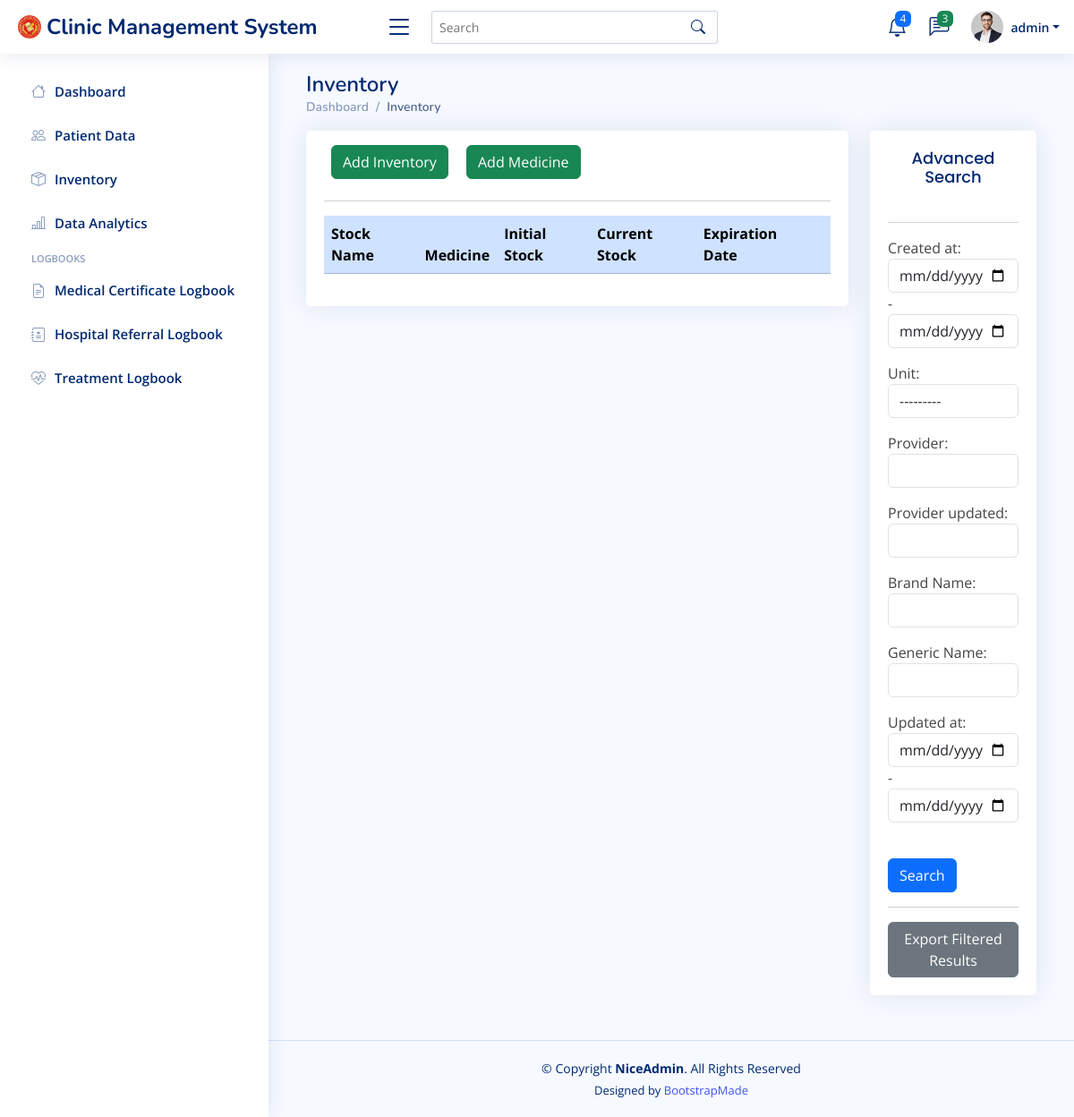
Page /inventorydata/ (signed in) on the earlier database version.
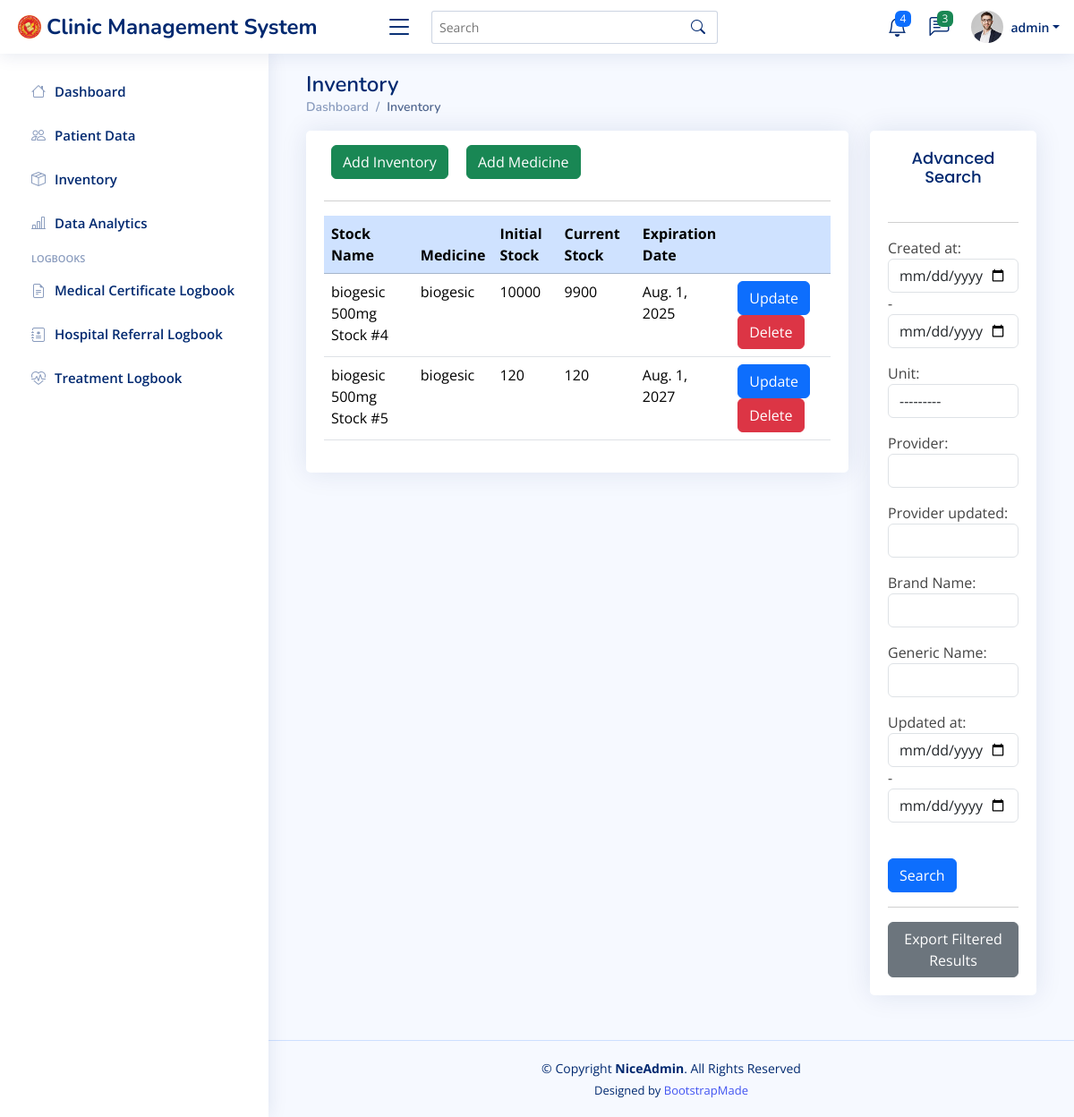
Same page on the later database version.
### cms/models.py (models this page shows, shortened)
class Stock(models.Model):
    created_at = models.DateTimeField(auto_now_add=True)
    updated_at = models.DateTimeField(auto_now=True)
    medicine = models.ForeignKey("Medicine", on_delete=models.RESTRICT)
    stock_quantity = models.PositiveIntegerField(default=0)
    choices = [
        ("box", "Box"),
        ("piece", "Piece"),
    ]
    unit = models.CharField(max_length=5, choices=choices)
    quantity_per_unit = models.PositiveIntegerField(default=1)
    expiration_date = models.DateField()
    initial_stocks = models.PositiveIntegerField(blank=True, null=True)
    current_stock = models.PositiveIntegerField(blank=True, null=True)
    provider = models.CharField(max_length=100, blank=True, null=True)
    provider_updated = models.CharField(max_length=100, blank=True)
    def __str__(self):
        return f'{self.medicine.brand_name} {self.medicine.dosage_strength} Stock #{self.id}'

class Medicine(models.Model):
    created_at = models.DateTimeField(auto_now_add=True)
    updated_at = models.DateTimeField(auto_now=True)
    brand_name = models.CharField(max_length=100)
    generic_name = models.CharField(max_length=100)
    dosage_form = models.CharField(max_length=100)
    dosage_strength = models.CharField(max_length=100)
    provider = models.CharField(max_length=100, blank=True, null=True)
    provider_updated = models.CharField(max_length=100, blank=True)

### cms/views.py (the view)
# urls.py: path('inventorydata/', views.inventorydata_view, name="Inventory Data"),
@login_required(login_url="Login")
def inventorydata_view(request):
    myFilter = InventoryFilter(request.GET, queryset=Stock.objects.all())
    records = myFilter.qs
    context = {'records': records, 'myFilter': myFilter}
    return render(request, 'cms/inventory-data.html', context)

### cms/templates/cms/inventory-data.html (shortened to what this page needs)
{% extends "cms/base.html" %}
{% block content %}
<div class="container">
    <div class="pagetitle">
        <h1>Inventory</h1>
        <nav>
            <ol class="breadcrumb">
              <li class="breadcrumb-item"><a href="{% url 'Dashboard'%}">Dashboard</a></li>
              <li class="breadcrumb-item active">Inventory</li>
            </ol>
          </nav>
    </div>
    <div class="row">
        <div class="col-lg-9">
            <div class="card card-body">
                <div class="d-flexbox mt-2">
                    <a class="btn btn-success m-2 btn-block" href= {% url "Inventory Add" %}>
                        Add Inventory
                    <a class="btn btn-success m-2 btn-block" href= {% url "Medicine Data" %}>
                        Add Medicine
                </div>
                <hr>
                <div class="table-responsive">
                    <table class="table datatable">
                        <thead>
                            <tr>
                                <th class="table-primary">Stock Name</th>
                                <th class="table-primary">Medicine</th>
                                <th class="table-primary">Initial Stock</th>
                                <th class="table-primary">Current Stock</th>
                                <th class="table-primary">Expiration Date</th>
                                <th class="table-primary"></th>
                            </tr>
                        </thead>
                        <tbody>
                            {% for Stock in records %}
                            <tr>
                                <td>{{Stock}}</td>
                                <td>{{Stock.medicine.brand_name}}</td>
                                <td>{{Stock.initial_stocks}}</td>
                                <td>{{Stock.current_stock}}</td>
                                <td>{{Stock.expiration_date}}</td>
                                <td>
                                    <a href="{% url "Inventory Update" Stock.id %}"><button class="btn btn-primary" type="button">Update</button></a>
                                    <a href="{% url "Inventory Delete" Stock.id %}"><button class="btn btn-danger" type="button">Delete</button></a>
                                </td>
                            </tr>
                            {% endfor %}
                        </tbody>
                    </table>
                </div>
            </div>
        </div>
        <div class="col-lg-3">
            <div class="card card-body">
                <h2 class="card-title text-center">Advanced Search</h2>
                <hr>
                <div class="form-group">
                    <form method="GET">
                        {{myFilter.form.as_p}}
                        <br>
                        <input class="btn btn-primary btn-block" type="submit" value="Search">
                    </form>
                    <hr>
                    <form method="get" action="{% url 'Inventory Export' %}">
                        <button type="submit" class="btn btn-secondary">Export Filtered Results</button>
                    </form>
                </div>
            </div>
        </div>
    </div>
</div>
{% endblock content %}

### cms/templates/cms/base.html (shortened to what this page needs)
{% load static %}
<!DOCTYPE html>
<html lang="en">
<head>
  <link href="{% static "cms/assets/vendor/bootstrap/css/bootstrap.min.css" %}" rel="stylesheet">
  <link href="{% static "cms/assets/vendor/bootstrap-icons/bootstrap-icons.css" %}" rel="stylesheet">
  <link href="{% static "cms/assets/vendor/boxicons/css/boxicons.min.css" %}" rel="stylesheet">
  <link href="{% static "cms/assets/vendor/quill/quill.snow.css" %}" rel="stylesheet">
  <link href="{% static "cms/assets/vendor/quill/quill.bubble.css" %}" rel="stylesheet">
  <link href="{% static "cms/assets/vendor/remixicon/remixicon.css" %}s" rel="stylesheet">
  <link href="{% static "cms/assets/vendor/simple-datatables/style.css" %}" rel="stylesheet">
  <link href="{% static "cms/assets/css/style.css" %}" rel="stylesheet">
</head>
<body>
  <header id="header" class="header fixed-top d-flex align-items-center">
    <div class="d-flex align-items-center justify-content-between">
      <a href={% url 'Dashboard' %} class="logo d-flex align-items-center">
        <img src="{% static "cms/assets/img/dhvsu_logo.png" %}" alt="">
        <span class="d-none d-lg-block">Clinic Management System</span>
      </a>
      <i class="bi bi-list toggle-sidebar-btn"></i>
    </div>
    <div class="search-bar">
      <form class="search-form d-flex align-items-center" method="POST" action="#">
        <input type="text" name="query" placeholder="Search" title="Enter search keyword">
        <button type="submit" title="Search"><i class="bi bi-search"></i></button>
      </form>
    </div>
    <nav class="header-nav ms-auto">
      <ul class="d-flex align-items-center">
        <li class="nav-item dropdown">
          <a class="nav-link nav-icon" href="#" data-bs-toggle="dropdown">
            <i class="bi bi-bell"></i>
            <span class="badge bg-primary badge-number">4</span>
          </a>
        </li>
        <li class="nav-item dropdown">
          <a class="nav-link nav-icon" href="#" data-bs-toggle="dropdown">
            <i class="bi bi-chat-left-text"></i>
            <span class="badge bg-success badge-number">3</span>
          </a>
        </li>
        <li class="nav-item dropdown pe-3">
          <a class="nav-link nav-profile d-flex align-items-center pe-0" href="#" data-bs-toggle="dropdown">
            <img src="{% static "cms/assets/img/profile-img.jpg" %}" alt="Profile" class="rounded-circle">
            <span class="d-none d-md-block dropdown-toggle ps-2">{{ user.username }}</span>
          </a>
        </li>
      </ul>
    </nav>
  </header>
  <aside id="sidebar" class="sidebar">
    <ul class="sidebar-nav" id="sidebar-nav">
      <li class="nav-item">
        <a class="nav-link collapsed" href={% url "Dashboard" %}>
          <i class="bi bi-house"></i>
          <span>Dashboard</span>
      </li>
      <li class="nav-item">
        <a class="nav-link collapsed" href={% url "Patient Data" %}>
          <i class="bi bi-people"></i>
          <span>Patient Data</span>
      </li>
      <li class="nav-item">
        <a class="nav-link collapsed" href={% url "Inventory Data" %}>
          <i class="bi bi-box-seam"></i>
          <span>Inventory</span>
      </li>
      <li class="nav-item">
        <a class="nav-link collapsed" href={% url "chart" %}>
          <i class="bi bi-bar-chart-line"></i>
          <span>Data Analytics</span>
      </li>
      <li class="nav-heading">Logbooks</li>
      <li class="nav-item">
        <a class="nav-link collapsed" href={% url "Medcert Data" %}>
          <i class="bi bi-file-earmark-text"></i>
          <span>Medical Certificate Logbook</span>
      </li>
      <li class="nav-item">
        <a class="nav-link collapsed" href={% url "Referral Data" %}>
          <i class="bi bi-journal-medical"></i>
          <span>Hospital Referral Logbook</span>
      </li>
      <li class="nav-item">
        <a class="nav-link collapsed" href={% url "Treatment Data" %}>
          <i class="bi bi-heart-pulse"></i>
          <span>Treatment Logbook</span>
      </li>
    </ul>
  </aside>
  <main id="main" class="main">
    {% block content %}
    {% endblock content %}
  </main>
  <footer id="footer" class="footer">
    <div class="copyright">
      &copy; Copyright <strong><span>NiceAdmin</span></strong>. All Rights Reserved
    </div>
    <div class="credits">
      Designed by <a href="https://bootstrapmade.com/">BootstrapMade</a>
    </div>
  </footer>
</body>
</html>

### cms/static/cms/assets/css/style.css (style rules this page uses)
:root { scroll-behavior: smooth; }
body { font-family: "Open Sans", sans-serif; background: #f6f9ff; color: #444444; }
a { color: #4154f1; text-decoration: none; }
h1, h2, h3, h4, h5, h6 { font-family: "Nunito", sans-serif; }
#main { margin-top: 60px; padding: 20px 30px; transition: all 0.3s; }
.pagetitle { margin-bottom: 10px; }
.pagetitle h1 { font-size: 24px; margin-bottom: 0; font-weight: 600; color: #012970; }
.card { margin-bottom: 30px; border: none; border-radius: 5px; box-shadow: 0px 0 30px rgba(1, 41, 112, 0.1); }
.card-title { padding: 20px 0 15px 0; font-size: 18px; font-weight: 500; color: #012970; font-family: "Poppins", sans-serif; }
.card-body { padding: 0 20px 20px 20px; }
.breadcrumb { font-size: 14px; font-family: "Nunito", sans-serif; color: #899bbd; font-weight: 600; }
.breadcrumb a { color: #899bbd; transition: 0.3s; }
.breadcrumb .breadcrumb-item::before { color: #899bbd; }
.breadcrumb .active { color: #51678f; font-weight: 600; }
.logo { line-height: 1; }
@media (min-width: 1200px) { .logo { width: 400px; } }
.logo img { max-height: 26px; margin-right: 6px; }
.logo span { font-size: 24px; font-weight: 700; color: #012970; font-family: "Nunito", sans-serif; }
.header { transition: all 0.5s; z-index: 997; height: 60px; box-shadow: 0px 2px 20px rgba(1, 41, 112, 0.1); background-color: #fff; padding-left: 20px; }
.header .toggle-sidebar-btn { font-size: 32px; padding-left: 10px; cursor: pointer; color: #012970; }
.header .search-bar { min-width: 360px; padding: 0 20px; }
.header .search-form { width: 100%; }
.header .search-form input { border: 0; font-size: 14px; color: #012970; border: 1px solid rgba(1, 41, 112, 0.2); padding: 7px 38px 7px 8px; border-radius: 3px; transition: 0.3s; width: 100%; }
.header .search-form button { border: 0; padding: 0; margin-left: -30px; background: none; }
.header .search-form button i { color: #012970; }
.header-nav ul { list-style: none; }
.header-nav>ul { margin: 0; padding: 0; }
.header-nav .nav-icon { font-size: 22px; color: #012970; margin-right: 25px; position: relative; }
.header-nav .nav-profile { color: #012970; }
.header-nav .nav-profile img { max-height: 36px; }
.header-nav .nav-profile span { font-size: 14px; font-weight: 600; }
.header-nav .badge-number { position: absolute; inset: -2px -5px auto auto; font-weight: normal; font-size: 12px; padding: 3px 6px; }
.sidebar { position: fixed; top: 60px; left: 0; bottom: 0; width: 300px; z-index: 996; transition: all 0.3s; padding: 20px; overflow-y: auto; scrollbar-width: thin; scrollbar-color: #aab7cf transparent; box-shadow: 0px 0px 20px rgba(1, 41, 112, 0.1); background-color: #fff; }
@media (min-width: 1200px) { #main, #footer { margin-left: 300px; } }
.sidebar-nav { padding: 0; margin: 0; list-style: none; }
.sidebar-nav li { padding: 0; margin: 0; list-style: none; }
.sidebar-nav .nav-item { margin-bottom: 5px; }
.sidebar-nav .nav-heading { font-size: 11px; text-transform: uppercase; color: #899bbd; font-weight: 600; margin: 10px 0 5px 15px; }
.sidebar-nav .nav-link { display: flex; align-items: center; font-size: 15px; font-weight: 600; color: #4154f1; transition: 0.3; background: #f6f9ff; padding: 10px 15px; border-radius: 4px; }
.sidebar-nav .nav-link i { font-size: 16px; margin-right: 10px; color: #4154f1; }
.sidebar-nav .nav-link.collapsed { color: #012970; background: #fff; }
.sidebar-nav .nav-link.collapsed i { color: #899bbd; }
.footer { padding: 20px 0; font-size: 14px; transition: all 0.3s; border-top: 1px solid #cddfff; }
.footer .copyright { text-align: center; color: #012970; }
.footer .credits { padding-top: 5px; text-align: center; font-size: 13px; color: #012970; }

Differences in the rows shown:
added Stock: medicine+id "biogesic 500mg Stock #4", medicine.brand_name "biogesic", initial_stocks "10000", current_stock "9900", expiration_date "Aug. 1, 2025"
added Stock: medicine+id "biogesic 500mg Stock #5", medicine.brand_name "biogesic", initial_stocks "120", current_stock "120", expiration_date "Aug. 1, 2027"
